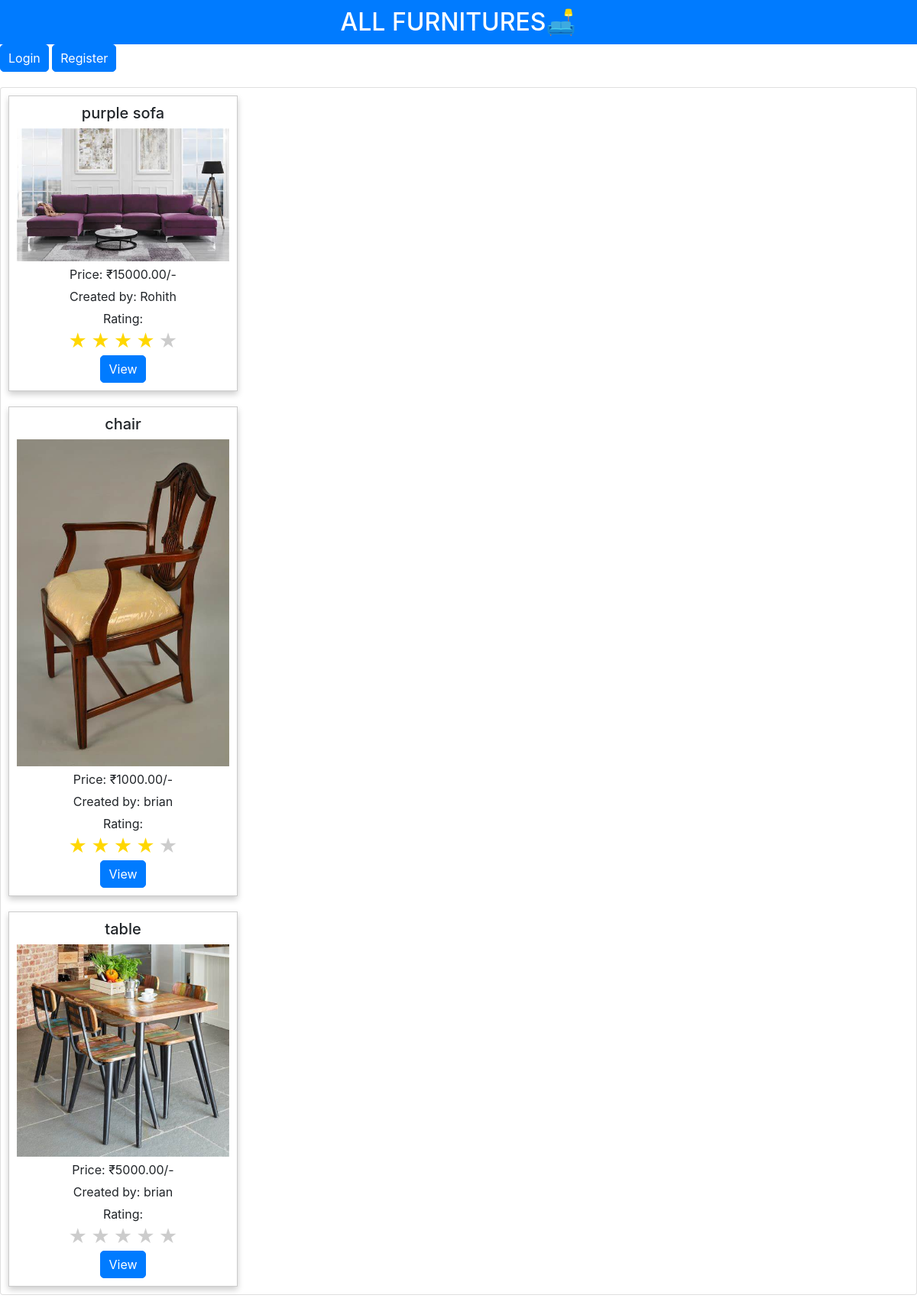
The app's page /, older data.
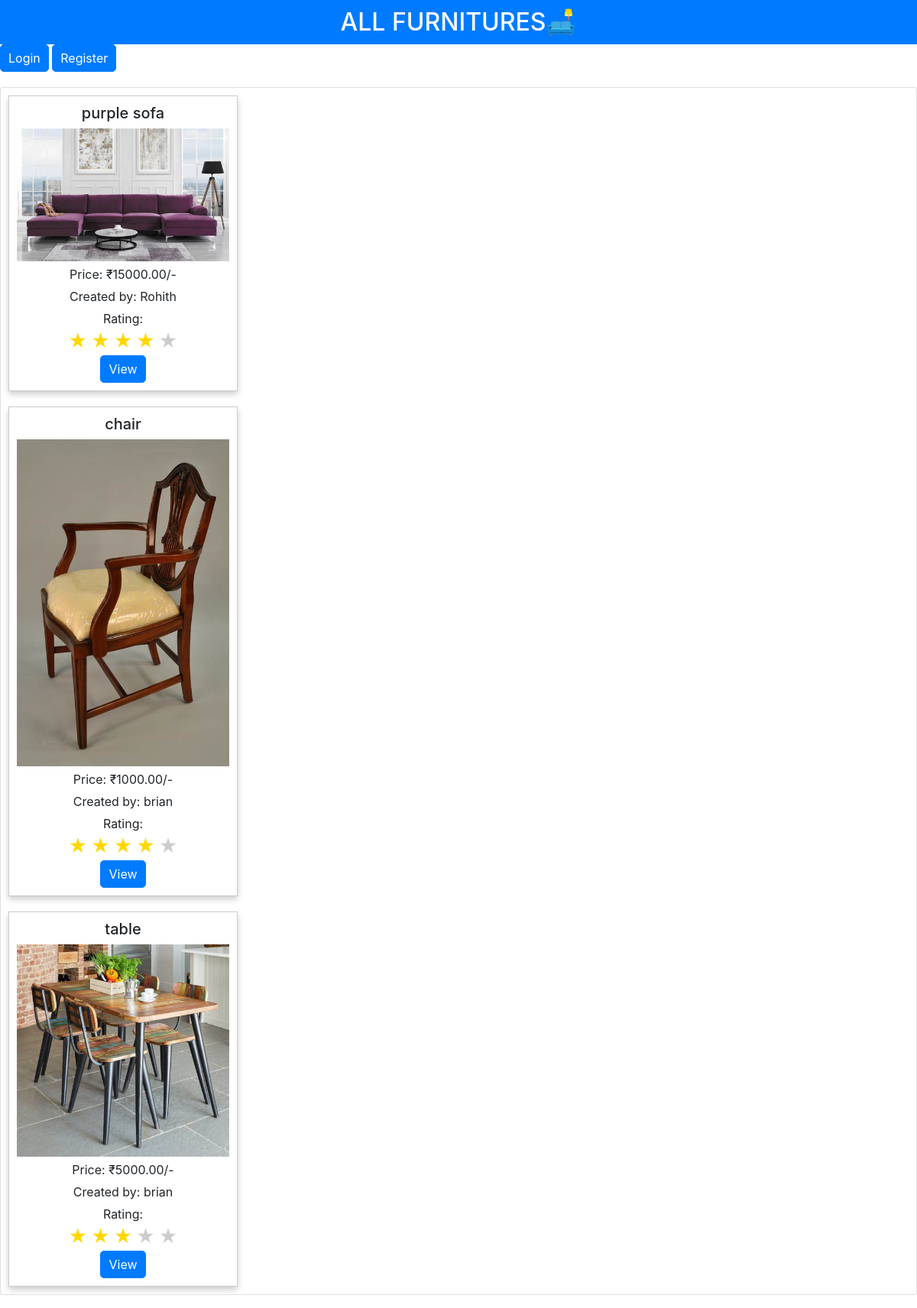
The same page, newer data.
### allfurnitures/models.py (models this page shows, shortened)
class Furniture(models.Model):
    name = models.CharField(max_length=64)
    price = models.DecimalField(max_digits=10, decimal_places=2)
    description = models.TextField()
    image = models.ImageField(upload_to='furnitures', default='allfurnitures/furnitures/default.jpg')
    category = models.CharField(max_length=64)
    user = models.ForeignKey(User, on_delete=models.CASCADE, related_name="furnitures")
    date = models.DateTimeField(auto_now_add=True)
    rating = models.DecimalField(max_digits=2, decimal_places=1, default=0)

class User(AbstractUser):
    wishlist = models.ManyToManyField("Furniture", blank=True, related_name="wishlists")
    image = models.ImageField(upload_to='users', default='allfurnitures/users/default.jpg')
    mobile=models.CharField(max_length=10,blank=True)

### allfurnitures/views.py (the view)
# urls.py: path("",views.index,name='index'),
def index(request):
    return render(request, "allfurnitures/index.html", {
        "furnitures": Furniture.objects.all()
    })

### allfurnitures/templates/allfurnitures/index.html (shortened to what this page needs)
{% extends "allfurnitures/layout.html" %}
{% load static %}
{% block body %}
        <div class="card" id="cards">
            {% for furniture in furnitures %}
            <div class="card_body"   data-name="{{ furniture.name }}"  data-custom-property1="{{ furniture.description }}" data-custom-property2="{{ furniture.category }}" data-custom-property3="{{ furniture.date }}" >
                <h3>{{ furniture.name }}</h3>
                <span>
                    <img src="{{ furniture.image.url }}" alt="{{ furniture.name }}">
                </span>
                <p>Price: ₹{{ furniture.price }}/-</p>
                <p>Created by: {{ furniture.user }}</p>
                <div>Rating: <div class="star-rating" >
                    <div class="stars" id="star_rating" data-rating="{{ furniture.rating }}">
                      <span class="star">&#9733;</span>
                      <span class="star">&#9733;</span>
                      <span class="star">&#9733;</span>
                      <span class="star">&#9733;</span>
                      <span class="star">&#9733;</span>
                    </div>
                  </div></div>
                <a href="{% url 'furnituredetails' furniture.id %}"  class="btn btn-primary" >View</a>
            </div>
            {% endfor %}
        </div>
{% endblock %}

Row changes from the older to the newer data that the page shows:
changed Furniture "table": rating 0 → 3 (drawn)
